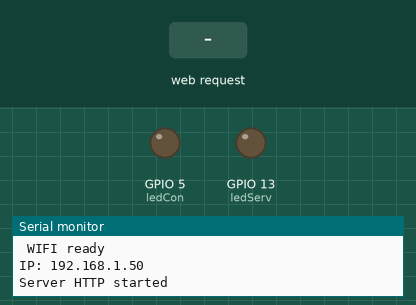
This sketch was run on a simulated ESP32. On the bench: output pins drawn as LEDs (lit = HIGH), the last lines printed to the serial monitor. The inputs (shaded band) are chosen by the test bench. WiFi joins after 1.5 s; servers stay silent unless stated.

Above: at 2.7 s.
2.8 s: HTTP request GET / received
At 3.2 s:
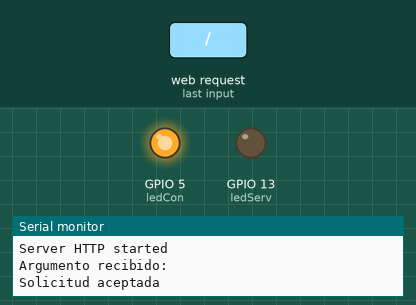
4.8 s: HTTP request GET /?LED=ON received
At 6.5 s:
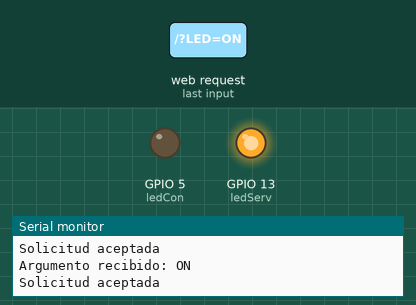
6.8 s: HTTP request GET /?LED=OFF received
At 8.0 s:
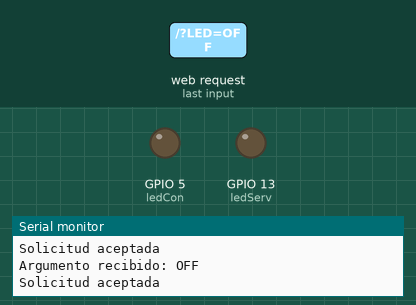
Timing chart, 0 to 9.8 s (numbered marks = the images above; inputs shaded):
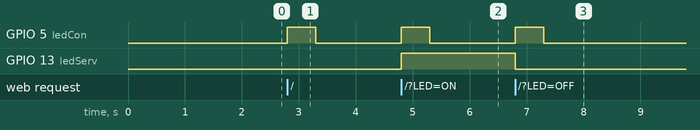

Measured:
- after the input at 2.8 s, GPIO 5 (ledCon): LOW → HIGH at once, → LOW 0.50 s later
- after the input at 4.8 s, GPIO 5 (ledCon): LOW → HIGH at once, → LOW 0.50 s later; GPIO 13 (ledServ): LOW → HIGH at once
- after the input at 6.8 s, GPIO 5 (ledCon): LOW → HIGH at once, → LOW 0.50 s later; GPIO 13 (ledServ): HIGH → LOW at once

The sketch:

6_Server_get.ino
```cpp
#include <WiFi.h>
#include <WebServer.h>


#define ledCon 5
#define ledServ 13

//Introducir Parámetros de la red a la que te quieres conectar_ SSID y PASSWORD
const char* ssid="SSID";
const char* password="PASSWORD";

String ESTADO = "En espera, ON/OFF";

const String html_page_orig1 PROGMEM = "<!DOCTYPE html><html><head> <title>Mi Pagina de Pruebas IoT: Danipr20</t<!DOCTYPE html><html><head> <title>Mi Pagina de Pruebas IoT: Danipr20</title></head><body> <h1>Bienvenido a Mi Pagina IoT: Soy Dani</h1> <p>Aqui hago pruebas con IOT, enviando y recibiendo valores, ahora mismo a un LED</p> <p>Estado del dispositivo: <span id=\"estado\">";

const String html_page_orig2 PROGMEM = "</span></p> <button onclick=\"encender()\">Encender</button> <button onclick=\"apagar()\">Apagar</button> <script> function encender() { document.getElementById('estado').innerText = 'Encendido'; // Aquí puedes agregar código para controlar tu dispositivo IoT cuando se enciende. } function apagar() { document.getElementById('estado').innerText = 'Apagado'; // Aquí puedes agregar código para controlar tu dispositivo IoT cuando se apaga. } </script></body></html>";

String html_page;

String Html_construct() {
  return html_page = html_page_orig1 + ESTADO + html_page_orig2;
}

WebServer server(80);

// ip?LED=0/1
void handleRoot() {
  int i=0;

  String ledState = server.arg("LED");
  Serial.print("Argumento recibido: ");
  ledState.toUpperCase();
  Serial.println(ledState);

  if (ledState == "ON") {
    ESTADO = ledState;
    digitalWrite(ledServ, HIGH);
    html_page = Html_construct();
    server.send(200, "text/html", html_page);
  }

  if (ledState == "OFF") {
    ESTADO = ledState;
    digitalWrite(ledServ, LOW);
    html_page = Html_construct();
    server.send(200, "text/html", html_page);
  }

  else if (i=!0) {
    ESTADO = "Error, comando no valido, use ON/OFF";
    html_page = Html_construct();
    server.send(200, "text/html", html_page);
  }


  digitalWrite(ledCon, HIGH);
  Serial.println("Solicitud aceptada");
  delay(500);
  digitalWrite(ledCon, LOW);
  i++;
}

void setup() {
  pinMode(ledCon, OUTPUT);
  pinMode(ledServ, OUTPUT);
  Serial.begin(115200);

  Serial.println("\nWIFI station setting");
  WiFi.mode(WIFI_STA);
  WiFi.begin(ssid, password);

  while (WiFi.status() != WL_CONNECTED) {
    delay(1500);
    Serial.print(".");
  }
  Serial.println("\n WIFI ready");
  Serial.print("IP: ");
  Serial.println(WiFi.localIP());
  server.on("/", handleRoot);
  server.begin();
  Serial.println("Server HTTP started");
}

void loop(){
  server.handleClient();
}
```
